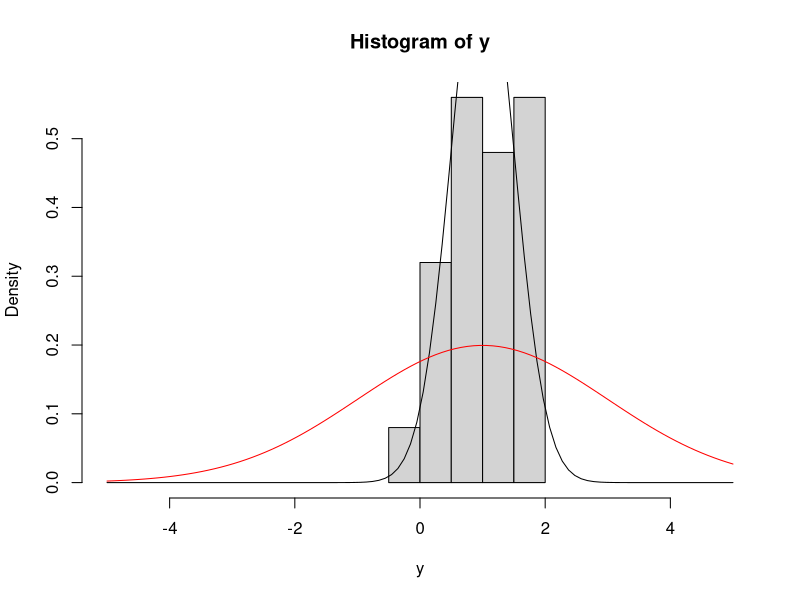
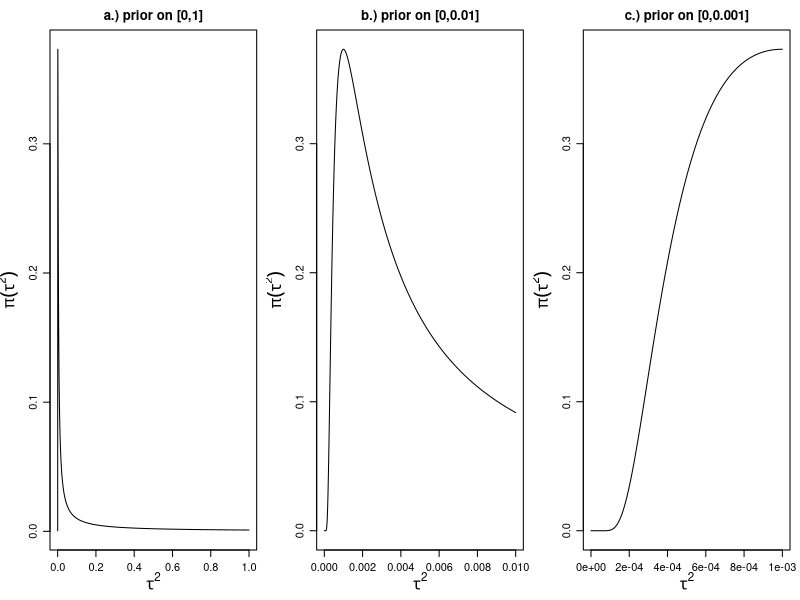

Here is the R script that generated these plots, in order: (Note: this script raises an error after producing the figures.)
## @knitr peak-density

x <- seq(-5, 5, len = 100)
y <- rnorm(25, 1, 0.5)

hist(y, probability = TRUE, xlim = c(-5, 5))
lines(x, dnorm(x, 1, 0.5))
lines(x, dnorm(x, 1, 2), col = 'red')

sum(dnorm(y, 1, 0.5, log = TRUE))
sum(dnorm(y, 1, 2, log = TRUE))

## @knitr ig-prior


par(mfrow = c(1,3),mai = c(.5,.5,.3,.1),mgp = c(2.2,0.8,0))
alpha = beta = .001
x1 = seq(0,1,len = 10000)
f1 = (1/gamma(alpha))*beta^(-alpha)*exp(-beta/x1)/(x1^(alpha+1))
plot(x1,f1,type = 'l',xlab = expression(tau^2),ylab = expression(pi(tau^2)),main = 'a.) prior on [0,1]',cex.lab = 1.5)
x2 = seq(0,.01,len = 10000)
f2 = (1/gamma(alpha))*beta^(-alpha)*exp(-beta/x2)/(x2^(alpha+1))
plot(x2,f2,type = 'l',xlab = expression(tau^2),ylab = expression(pi(tau^2)),main = 'b.) prior on [0,0.01]',cex.lab = 1.5)
x3 = seq(0,.001,len = 10000)
f3 = (1/gamma(alpha))*beta^(-alpha)*exp(-beta/x3)/(x3^(alpha+1))
plot(x3,f3,type = 'l',xlab = expression(tau^2),ylab = expression(pi(tau^2)),main = 'c.) prior on [0,0.001]',cex.lab = 1.5)

## @knitr ig-sensitivity

# NOTE: should try to use log scale samplers for tau and tau2 when model has sd or var not prec

J <- 10
n <- 10
sigma <- 1
mu <- 2
y <- matrix(rnorm(n*J, mu, sigma), nrow = n, ncol = J)
burnin <- 1000
nIts <- 100000
postBurn <- (burnin+1):nIts

code_flattau <- nimbleCode({
    for(j in 1:J) {
        for(i in 1:n[j]) {
            y[i,j] ~ dnorm(theta[j], sd = sigma)
        }
        theta[j] ~ dnorm(mu, sd = tau)
    }
    tau ~ dunif(0, 1000)
    sigma ~ dunif(0, 1000)
    mu ~ dnorm(0, sd = 1000)
})
m <- nimbleModel(code_flattau, data = list(y = y), constants = list(n = rep(n, J), J = J),
                 inits = list(mu = 1, sigma = 0.5, tau = 1))
cm <- compileNimble(m)
conf <- configureMCMC(m, monitors = c('mu', 'theta', 'sigma', 'tau'))
mcmc <- buildMCMC(conf)
cmcmc <- compileNimble(mcmc, project = m)
cmcmc$run(nIts)
smp1 <- as.matrix(cmcmc$mvSamples)

tsplot(smp1[postBurn, 'tau'])
hist(smp1[postBurn, 'tau'], ncl = 100)
hist(smp1[postBurn, 'tau'], ncl = 100, xlim = c(0,.2))

# use user-defined IG?
code_igeps <- nimbleCode({
    for(j in 1:J) {
        for(i in 1:n[j]) {
            y[i,j] ~ dnorm(theta[j], sd = sigma)
        }
        theta[j] ~ dnorm(mu, var = tau2)
    }
    tau2 <- 1/itau2
    itau2 ~ dgamma(eps, eps)
    sigma ~ dunif(0, 1000)
    mu ~ dnorm(0, sd = 1000)
})

m <- nimbleModel(code_igeps, data = list(y = y), constants = list(n = rep(n, J), J = J),
                 inits = list(eps = .001, mu = 1, sigma = 0.5, itau2 = 1))
cm <- compileNimble(m)
conf <- configureMCMC(m)
conf$removeSamplers('tau2')
conf$addSampler('tau2', control = list(log = TRUE))
mcmc <- buildMCMC(conf)
cmcmc <- compileNimble(mcmc, project = m)
cmcmc$run(nIts)
smp2 <- as.matrix(cmcmc$mvSamples)

tsplot(sqrt(1/smp2[postBurn, 'itau2']))
hist(sqrt(1/smp2[postBurn, 'itau2']), ncl = 100)
hist(sqrt(1/smp2[postBurn, 'itau2']), ncl = 100, xlim = c(0, .2))

pri <- sqrt(1/rgamma(10000,.001,.001))

m <- nimbleModel(code_igeps, data = list(y = y), constants = list(n = rep(n, J), J = J),
                 inits = list(eps = .00001, mu = 1, sigma = 0.5, itau2 = 1))
cm <- compileNimble(m)
conf <- configureMCMC(m)
mcmc <- buildMCMC(conf)
cmcmc <- compileNimble(mcmc, project = m)
cmcmc$run(nIts)
smp3 <- as.matrix(cmcmc$mvSamples)

tsplot(sqrt(1/smp3[postBurn, 'itau2']))
hist(sqrt(1/smp3[postBurn, 'itau2']), ncl = 100)
hist(sqrt(1/smp3[postBurn, 'itau2']), ncl = 100, xlim = c(0,.2))


digimproper <- nimbleFunction(
    run = function(x = double(0), 
        log = integer(0, default = 0)) {
        returnType(double(0))
        logProb <- -log(x)
        if(log) return(logProb)
        else return(exp(logProb)) 
        })


rigimproper <- nimbleFunction(
    run = function(n = integer(0)) {
        returnType(double(0))
        if(n != 1) print("rigimproper only allows n = 1; using n = 1.")
        return(0)
    })

registerDistributions(list(
        digimproper = list(
               BUGSdist = "digimproper()",
               pqAvail = FALSE,
               range = c(0, Inf)
               )))

code_impropertau <- nimbleCode({
    for(j in 1:J) {
        for(i in 1:n[j]) {
            y[i,j] ~ dnorm(theta[j], sd = sigma)
        }
        theta[j] ~ dnorm(mu, var = tau2)
    }
    tau2 ~ digimproper()
    sigma ~ dunif(0, 1000)
    mu ~ dnorm(0, sd = 1000)    
})


m <- nimbleModel(code_impropertau, data = list(y = y), constants = list(n = rep(n, J), J = J),
                 inits = list(mu = 1, sigma = 0.5, tau2 = 1))
cm <- compileNimble(m)
conf <- configureMCMC(m)
mcmc <- buildMCMC(conf)
cmcmc <- compileNimble(mcmc, project = m)
cmcmc$run(nIts)
smp4 <- as.matrix(cmcmc$mvSamples)

tsplot(sqrt(smp4[postBurn, 'tau2']))
hist(sqrt(smp4[postBurn, 'tau2']), ncl = 100)
hist(sqrt(smp4[postBurn, 'tau2']), ncl = 100, xlim = c(0,.2))

code_halft <- nimbleCode({
    for(j in 1:J) {
        for(i in 1:n[j]) {
            y[i,j] ~ dnorm(theta[j], sd = sigma)
        }
        theta[j] ~ dnorm(mu, sd = tau)
    }
    tau ~ T(dt(mu = 0, sigma = 1, df = 1), 0, Inf)
    sigma ~ dunif(0, 1000)
    mu ~ dnorm(0, sd = 1000)
})
m <- nimbleModel(code_halft, data = list(y = y), constants = list(n = rep(n, J), J = J),
                 inits = list(mu = 1, sigma = 0.5, tau = 1))
cm <- compileNimble(m)
conf <- configureMCMC(m, monitors = c('mu', 'theta', 'sigma', 'tau'))
mcmc <- buildMCMC(conf)
cmcmc <- compileNimble(mcmc, project = m)
cmcmc$run(nIts)
smp5 <- as.matrix(cmcmc$mvSamples)
